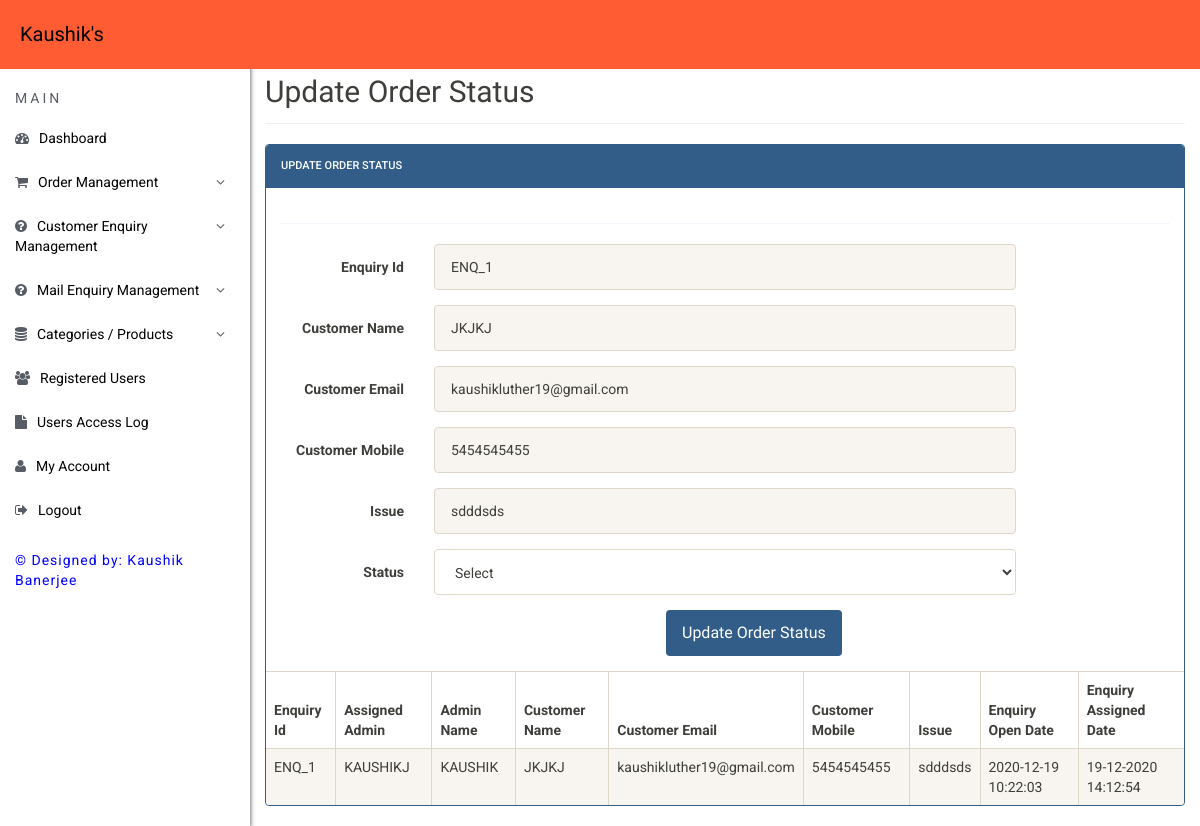
The page /admin/enquiry-details.php?eid=ENQ_1&st=1 on the database as committed earlier.
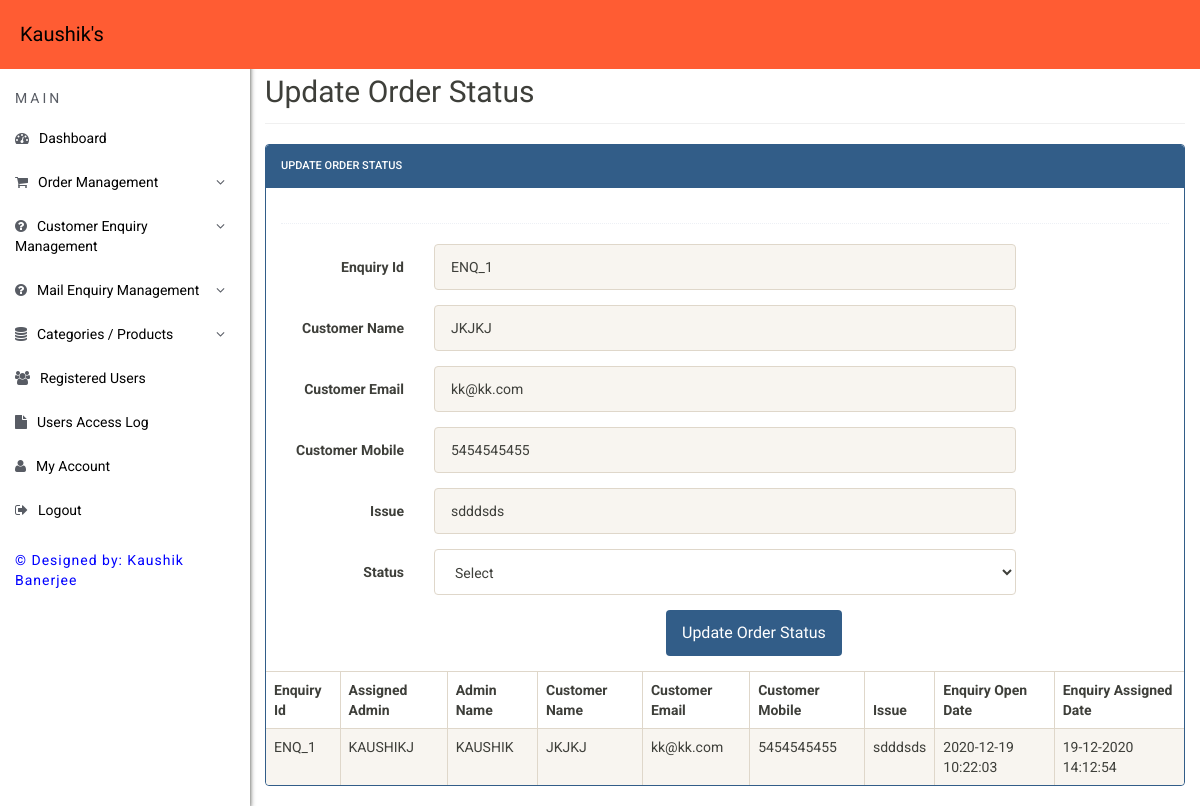
The same page on the database as committed later.
### tables this page shows
CREATE TABLE IF NOT EXISTS `enquiry` (
  `enquiryid` varchar(8) NOT NULL,
  `userid` varchar(8) DEFAULT NULL,
  `assignedAdminId` varchar(8) DEFAULT NULL,
  `assignedAdminName` varchar(50) DEFAULT NULL,
  `name` varchar(50) DEFAULT NULL,
  `email` varchar(100) DEFAULT NULL,
  `mobile` varchar(10) DEFAULT NULL,
  `subject` mediumtext,
  `message` mediumtext,
  `adminEnquiryFeedback` mediumtext,
  `customerEnquiryFeedback` mediumtext,
  `rating` int(2) DEFAULT NULL,
  `enquiryStatus` int(2) DEFAULT NULL,
  `enquiryOpenDate` timestamp NOT NULL DEFAULT CURRENT_TIMESTAMP ON UPDATE CURRENT_TIMESTAMP,
  `openDate` varchar(12) DEFAULT NULL,
  `enquiryAssignedDate` varchar(50) DEFAULT NULL,
  `enquiryClosedDate` varchar(50) DEFAULT NULL
);

### admin/enquiry-details.php (the view, shortened to what this page needs)
<?php
include('includes/mainheader.php');
?>
<body>
<?php include("includes/header.php");?>
  <div class="ts-main-content">
<?php include('includes/sidebar.php'); ?>
    <div class="content-wrapper">
      <div class="container-fluid">
        <div class="row">
          <div class="col-md-12">
            <h2 class="page-title">Update Order Status</h2>
            <div class="row">
              <div class="col-md-12">
                <div class="panel panel-primary">
                  <div class="panel-heading">Update Order Status</div>
                    <div class="panel-body">
                      <form method="post" class="form-horizontal">
                        <div class="hr-dashed"></div>
                        <?php
                          $id=$_GET['eid'];
                          $st=$_GET['st'];
                          $sql="SELECT * from enquiry where enquiryid=:id and enquiryStatus=:st";
                          $query = $dbh->prepare($sql);
                          $query->bindParam(':st',$st,PDO::PARAM_STR);
                          $query->bindParam(':id',$id,PDO::PARAM_STR);
                          $query->execute();
                          $results=$query->fetchAll(PDO::FETCH_OBJ);
                          if($query->rowCount() > 0)
                          {
                            foreach($results as $result)
                            {
                        ?>
                                  <div class="form-group">
                                    <label class="col-sm-2 control-label">Enquiry Id</label>
                                    <div class="col-sm-8">
                                      <input type="text" class="form-control" name="eid" id="eid" value="<?php echo $result->enquiryid; ?>" readonly>
                                    </div>
                                  </div>
                                  <div class="form-group">
                                    <label class="col-sm-2 control-label">Customer Name</label>
                                    <div class="col-sm-8">
                                      <input type="text" class="form-control" name="cname" id="cname" value="<?php echo $result->name; ?>" readonly>
                                    </div>
                                  </div>
                                  <div class="form-group">
                                    <label class="col-sm-2 control-label">Customer Email</label>
                                    <div class="col-sm-8">
                                      <input type="text" class="form-control" name="cemail" id="cemail" value="<?php echo $result->email; ?>" readonly>
                                    </div>
                                  </div>
                                  <div class="form-group">
                                    <label class="col-sm-2 control-label">Customer Mobile</label>
                                    <div class="col-sm-8">
                                      <input type="text" class="form-control" name="cmob" id="cmob" value="<?php echo $result->mobile; ?>" readonly>
                                    </div>
                                  </div>
                                  <div class="form-group">
                                    <label class="col-sm-2 control-label">Issue</label>
                                    <div class="col-sm-8">
                                      <input type="text" class="form-control" name="issue" id="issue" value="<?php echo $result->message; ?>" readonly>
                                    </div>
                                  </div>
                                  <div class="form-group">
                                    <label class="col-sm-2 control-label">Status</label>
                                    <div class="col-sm-8">
                                      <select name="status" id="status" class="form-control" onchange="showhide()" required>
                                        <option value="">Select</option>
                                      </select>
                                    </div>
                                  </div>
                                  <div class="col-sm-8 col-sm-offset-5">
                                    <input class="btn btn-primary" type="submit" name="update" value="Update Order Status">
                                  </div>
                        <?php
                            }
                          }
                        ?>
                      </form>
                    </div>
                    <div class="table-responsive">
                        <?php
                          $id=$_GET['eid'];
                          $st=$_GET['st'];
                          $sql="SELECT * from enquiry where enquiryid=:id and enquiryStatus=:st";
                          $query = $dbh->prepare($sql);
                          $query->bindParam(':st',$st,PDO::PARAM_STR);
                          $query->bindParam(':id',$id,PDO::PARAM_STR);
                          $query->execute();
                          $results=$query->fetchAll(PDO::FETCH_OBJ);
                          if($query->rowCount() > 0)
                          {
                        ?>
                            <table class="table table-striped table-bordered table-hover">
                              <thead>
                                <tr>
                                  <th scope="col">Enquiry Id</th>
                                  <?php
                                    if($st==1)
                                    {
                                  ?>
                                      <th scope="col">Assigned Admin</th>
                                      <th scope="col">Admin Name</th>
                                  <?php
                                    }
                                  ?>
                                  <th scope="col">Customer Name</th>
                                  <th scope="col">Customer Email</th>
                                  <th scope="col">Customer Mobile</th>
                                  <th scope="col">Issue</th>
                                  <th scope="col">Enquiry Open Date</th>
                                  <?php
                                    if($st==1)
                                    {
                                  ?>
                                      <th scope="col">Enquiry Assigned Date</th>
                                  <?php
                                    }
                                  ?>
                                </tr>
                              </thead>
                              <tbody>
                        <?php
                            foreach($results as $result)
                            {
                        ?>
                                <tr>
                                  <td><?php echo $result->enquiryid; ?></td>
                                  <?php
                                    if($st==1)
                                    {
                                  ?>
                                      <td><?php echo $result->assignedAdminId; ?></td>
                                      <td><?php echo $result->assignedAdminName; ?></td>
                                  <?php
                                    }
                                  ?>
                                  <td><?php echo $result->name; ?></td>
                                  <td><?php echo $result->email; ?></td>
                                  <td><?php echo $result->mobile; ?></td>
                                  <td><?php echo $result->message; ?></td>
                                  <td><?php echo $result->enquiryOpenDate; ?></td>
                                  <?php
                                    if($st==1)
                                    {
                                  ?>
                                      <td><?php echo $result->enquiryAssignedDate; ?></td>
                                  <?php
                                    }
                                  ?>
                                </tr>
                        <?php
                            }
                        ?>
                              </tbody>
                            </table>
                        <?php
                          }
                        ?>
                    </div>
                  </div>
                </div>
              </div>
            </div>
          </div>
        </div>
      </div>
    </div>
<?php include('includes/footer.php'); ?>

### admin/includes/mainheader.php (shortened to what this page needs)
<!DOCTYPE html>
<html lang="en" class="no-js">
<head>
	<link rel="stylesheet" href="css/font-awesome.min.css">
	<link rel="stylesheet" href="css/bootstrap.min.css">
	<link rel="stylesheet" href="css/dataTables.bootstrap.min.css">
	<link rel="stylesheet" href="css/bootstrap-social.css">
	<link rel="stylesheet" href="css/bootstrap-select.css">
	<link rel="stylesheet" href="css/fileinput.min.css">
	<link rel="stylesheet" href="css/awesome-bootstrap-checkbox.css">
	<link rel="stylesheet" href="css/style.css">
</head>

### admin/includes/header.php (shortened to what this page needs)
<div class="brand clearfix">
	<a href="#" class="logo">Kaushik's</a>
</div>

### admin/includes/sidebar.php (shortened to what this page needs)
<nav class="ts-sidebar">
	<ul class="ts-sidebar-menu">
		<li class="ts-label">Main</li>
		<li><a href="#"><i class="fa fa-dashboard"></i>Dashboard</a></li>
		<li><a href="#"><i class="fa fa-shopping-cart"></i>Order Management</a>
		</li>
		<li><a href="#"><i class="fa fa-question-circle"></i>Customer Enquiry Management</a>
		</li>
		<li><a href="#"><i class="fa fa-question-circle"></i>Mail Enquiry Management</a>
		</li>
		<li><a href="#"><i class="fa fa-database"></i>Categories / Products</a>
		</li>
		<li><a href="users.php"><i class="fa fa-users"></i>Registered Users</a></li>
		<li><a href="access-log.php"><i class="fa fa-file"></i>Users Access Log</a></li>
		<li><a href="account.php"><i class="fa fa-user"></i>My Account</a></li>
		<li><a href="logout.php"><i class="fa fa-sign-out"></i>Logout</a></li>
		<li class="ts-copyright">
            <p class="mt-5 mb-3 text-muted" style="color: blue;">&copy; Designed by: Kaushik Banerjee</p>
        </li>
	</ul>
</nav>

### admin/includes/footer.php (shortened to what this page needs)
</body>
</html>

### admin/css/style.css (style rules this page uses)
html { font-size: 14px; }
@media only screen and (min-width: 480px) { html { font-size: 17px; } }
@media only screen and (min-width: 768px) { html { font-size: 14px; } }
@media only screen and (min-width: 1024px) { p { font-size: 1em; margin-bottom: 1.8em; } }
body { font-size: 1em; }
a { color: #37a6c4; }
.btn { font-family: 'Oswald', sans-serif; font-size: 16px; }
.hr-dashed { background-color: transparent; border-top: 1px dotted #edf0f5; color: transparent; height: 1px; margin: 20px 0; }
.panel { overflow: hidden; }
ul, li { margin: 0; padding: 0; list-style: none; }
.btn { text-transform: none; }
.page-title { margin: 50px 0 20px 0; padding-bottom: 15px; border-bottom: 1px solid #f0f0f0; font-family: 'Oswald', sans-serif; }
.brand { background: #ff5c33; position: relative; z-index: 3; position: fixed; width: 100%; top: 0; }
.brand .logo { padding: 20px; float: left; font-family: 'Amita'; font-size: 20px; color: #ffffff; }
@media only screen and (min-width: 992px) { .brand .logo { width: 250px; } }
.ts-sidebar { background: #ffffff; max-height: 0; transition: max-height 0.3s; overflow: hidden; position: fixed; z-index: 2; width: 100%; bottom: 0; top: 60px; overflow-y: auto; box-shadow: 0 2px 5px 0; }
@media only screen and (min-width: 992px) { .ts-sidebar { background: #ffffff; max-height: 0; transition: max-height 0.3s; overflow: hidden; position: fixed; z-index: 2; width: 100%; bottom: 0; top: 60px; overflow-y: auto; } }
@media only screen and (min-width: 992px) { .ts-sidebar { max-height: 100%; bottom: 0; } }
.ts-sidebar-menu .ts-label { color: #585c64; padding: 8px 15px; text-transform: uppercase; font-size: 14px; letter-spacing: 3px; margin-top: 20px; }
.ts-sidebar-menu .ts-copyright { color: #585c64; padding: 8px 15px; font-size: 14px; letter-spacing: 1px; margin-top: 10px; }
.ts-sidebar-menu a { display: block; text-decoration: none; padding: 12px 15px; color: #000; }
.ts-sidebar-menu li { position: relative; }
.ts-sidebar-menu li i { color: #585c64; margin-right: 10px; }
.ts-main-content .content-wrapper { padding-top: 15px; margin-top: 10px; }
@media only screen and (min-width: 992px) { .ts-main-content .ts-sidebar { width: 250px; float: left; } }
@media only screen and (min-width: 992px) { .ts-main-content .content-wrapper { margin-left: 250px; } }

Rows that differ between the two databases and show on the page:
changed enquiry "ENQ_1": cemail "kaushikluther19@gmail.com" → "kk@kk.com"; email "kaushikluther19@gmail.com" → "kk@kk.com"
